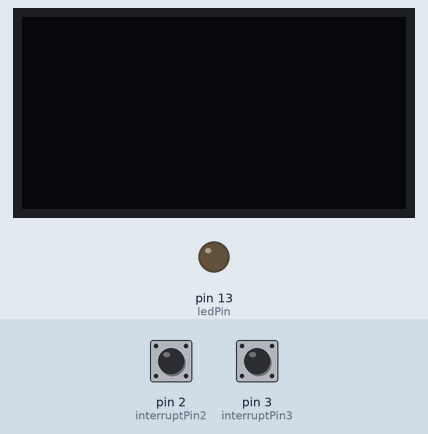
Bench run of a sketch on a simulated Arduino Uno, built with avr-gcc and run on an emulated ATmega328P. Shown: 128×64 one-colour display, output pins drawn as LEDs (lit = HIGH). The inputs (shaded band) are chosen by the test bench; at power-on: pin 2 (interruptPin2) HIGH, pin 3 (interruptPin3) HIGH. The display library's start-up logo is not drawn; what the sketch prints to the serial monitor is not drawn.

Above: at 1.2 s.
1.3 s: pin 2 (interruptPin2) pulled LOW for 0.15 s
At 3.2 s:
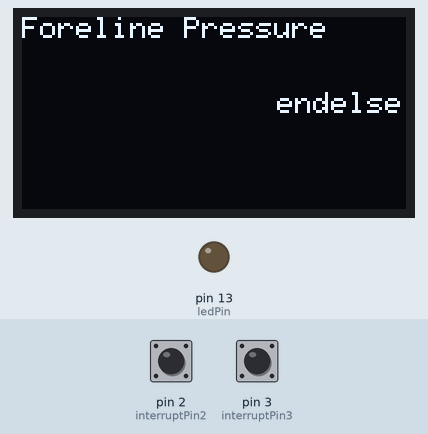
3.8 s: pin 3 (interruptPin3) pulled LOW for 0.15 s
At 6.2 s:
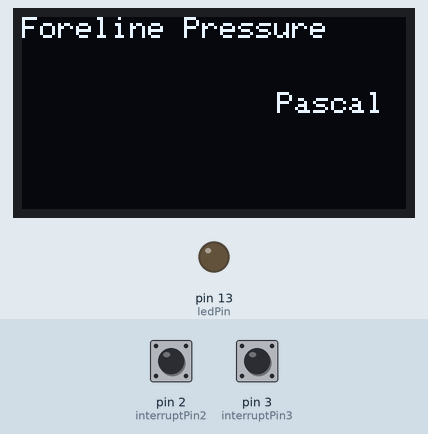
6.9 s: pin 2 (interruptPin2) pulled LOW for 1 s
At 9.4 s:
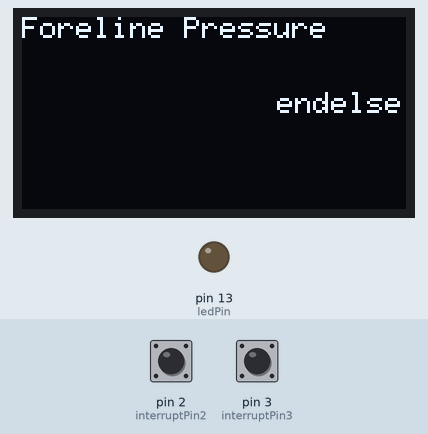
9.9 s: pin 3 (interruptPin3) pulled LOW for 1 s
At 12.4 s:
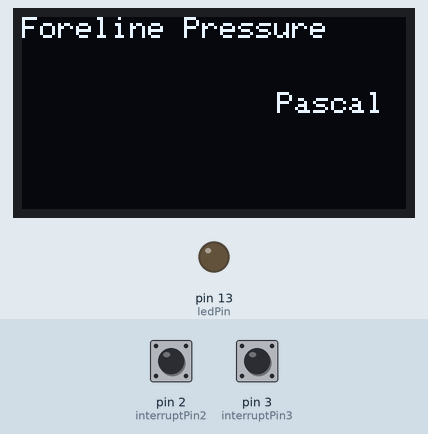
13.0 s: pin 2 (interruptPin2) pulled LOW for 3.2 s
At 15.6 s:
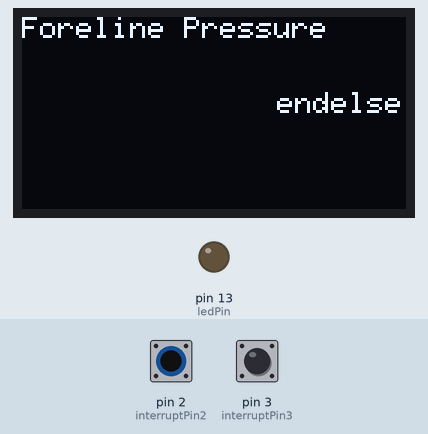
17.7 s: pin 2 (interruptPin2) driven LOW and pin 3 (interruptPin3) driven LOW
At 19.2 s:
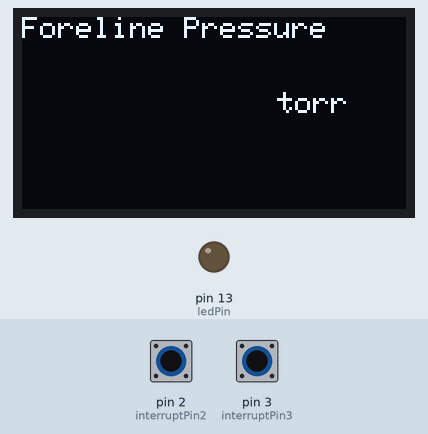
Timing chart, 0 to 20.7 s (numbered marks = the images above; inputs shaded):
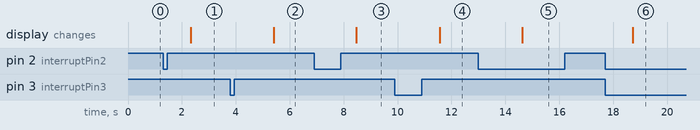

Measured:
- after the input at 1.3 s, the display: changes after 1.0 s (image 1)
- after the input at 3.8 s, the display: changes after 1.6 s (image 2)
- after the input at 6.9 s, the display: changes after 1.6 s (image 3)
- after the input at 9.9 s, the display: changes after 1.7 s (image 4)
- after the input at 13.0 s, the display: changes after 1.6 s (image 5)
- after the input at 17.7 s, the display: changes after 1.0 s (image 6)

The sketch:

Vacuummeter.ino
```cpp
//VacuuMeter V.0.9
//This program queries MKS 901P and 999 series pressure transducers about pressure,
//either in torr or pascal, and displays the result on small Oled display.
// 27-09-2017 Finn Hammer


#include <Wire.h>
#include <Adafruit_GFX.h>
#include <Adafruit_SSD1306.h>
#define OLED_RESET 4
Adafruit_SSD1306 display(OLED_RESET);
String sensorValue;
String pressureUnit;
String unitBuffer;
String unit;
const byte ledPin = 13;
const byte interruptPin3 = 3;
const byte interruptPin2 = 2;
int val = 0;

void setup() {
  display.begin(SSD1306_SWITCHCAPVCC, 0x3C);  // Pode ser 3D  initialize with the I2C addr 0x3C (initializing the display)
  Serial.begin(9600);
  pinMode(ledPin, OUTPUT);
  pinMode(interruptPin3, INPUT_PULLUP);
  pinMode(interruptPin2, INPUT_PULLUP);
  attachInterrupt(digitalPinToInterrupt(interruptPin3), pascalISP, FALLING);
  attachInterrupt(digitalPinToInterrupt(interruptPin2), fuspeakISP, FALLING);
}


void loop() {
  if (unit == "Pascal") {
    pascal();
  }

  if (unit == "torr") {
    torr();
  }
if (unit == "mbar") {
    mbar();
  }
  else if (unit == "Fuspeak") {
    fuspeak();
  }

  display.display();
}


void pascalISP() {
  val = digitalRead (2);
  if (val == LOW) {
    unit = "torr";
    Serial.print ("@253U!TORR;FF");

  }
  else   {
    unit = "Pascal";
  }
  Serial.print ("@253U!PASCAL;FF");
}


void fuspeakISP() {
    val = digitalRead (3);
  if (val == LOW) {
    unit = "mbar";
    Serial.print ("@253U!MBAR;FF");

  }
  else
  unit = "Fuspeak";
  Serial.print ("@253U!TORR;FF");
}

void torr () {
  Serial.print ("@254PR3?;FF");
  sensorValue = Serial.readString();
  sensorValue.remove(0, 7); //Remove the first 7 caracters from @253ACK7.61E+2;FF to get 7.39E+2;FF
  sensorValue.remove(7);  //Remove caracters from the 7th, to get 7.61E+2}
  pressureUnit = "torr";
  display.clearDisplay();
  display.setTextColor(WHITE);
  display.setTextSize(1);
  display.setCursor(0, 0);
  display.print("Foreline Pressure");
  display.setTextSize(2);
  display.setCursor(0, 9);
  display.print(sensorValue);
  display.setTextSize(1);
  display.setCursor(85, 25);
  display.print(pressureUnit);
}

void mbar () {
  Serial.print ("@254PR3?;FF");
  sensorValue = Serial.readString();
  sensorValue.remove(0, 7); //Remove the first 7 caracters from @253ACK7.61E+2;FF to get 7.39E+2;FF
  sensorValue.remove(7);  //Remove caracters from the 7th, to get 7.61E+2}
  pressureUnit = "mbar";
  display.clearDisplay();
  display.setTextColor(WHITE);
  display.setTextSize(1);
  display.setCursor(0, 0);
  display.print("Foreline in Mbar");
  display.setTextSize(2);
  display.setCursor(0, 9);
  display.print(sensorValue);
  display.setTextSize(1);
  display.setCursor(85, 25);
  display.print(pressureUnit);
}
void pascal () {
  Serial.print ("@254PR3?;FF");
  sensorValue = Serial.readString();
  sensorValue.remove(0, 7); //Remove the first 7 caracters from @253ACK7.61E+2;FF to get 7.39E+2;FF
  sensorValue.remove(7);  //Remove caracters from the 7th, to get 7.61E+2}
  pressureUnit = "Pascal";
  display.clearDisplay();
  display.setTextColor(WHITE);
  display.setTextSize(1);
  display.setCursor(0, 0);
  display.print("Foreline Pressure");
  display.setTextSize(2);
  display.setCursor(0, 9);
  display.print(sensorValue);
  display.setTextSize(1);
  display.setCursor(85, 25);
  display.print(pressureUnit);
}


void fuspeak () {
  Serial.print ("@254PR3?;FF");
  sensorValue = Serial.readString();
  sensorValue.remove(0, 7); //Remove the first 7 caracters from @253ACK7.61E+2;FF to get 7.39E+2;FF
  sensorValue.remove(7);  //Remove caracters from the 7th, to get 7.61E+2

  unitBuffer = sensorValue;
  unitBuffer.remove (0, 5);
  if (unitBuffer == "+2")  {
    pressureUnit = "torr";
  }
  else  if (unitBuffer == "+1") {
    pressureUnit = "torr";
  }
  else  if (unitBuffer == "+0") {
    pressureUnit = "torr";
  }
  else  if (unitBuffer == "-1") {
    pressureUnit = "micron";
    sensorValue.remove (1, 1);
    sensorValue.remove (3);
  }
  else  if (unitBuffer == "-2") {
    pressureUnit = "micron";
    sensorValue.remove (1, 1);
    sensorValue.remove (2);
  }

  else  if (unitBuffer == "-3") {
    pressureUnit = "micron";
    sensorValue.remove (1, 1);
    sensorValue.remove (1);
  }
  else  if (unitBuffer == "-4") {
    pressureUnit = "millitorr";
  }
  else  if (unitBuffer == "-5") {
    pressureUnit = "millitorr";
  }
  else  if (unitBuffer == "-6") {
    pressureUnit = "millitorr";

  }
  else pressureUnit = "endelse";


  display.clearDisplay();
  display.setTextColor(WHITE);
  display.setTextSize(1);
  display.setCursor(0, 0);
  display.print("Foreline Pressure");
  display.setTextSize(2);
  display.setCursor(0, 9);
  display.print(sensorValue);
  display.setTextSize(1);
  display.setCursor(85, 25);
  display.print(pressureUnit);
}
```
